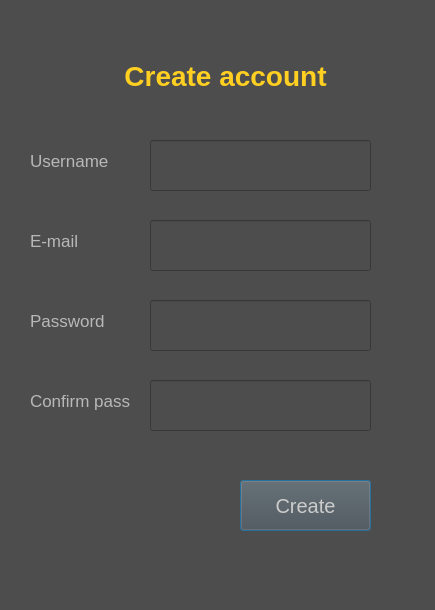
<?xml version="1.0" encoding="UTF-8"?>
<ui version="4.0">
 <class>Dialog</class>
 <widget class="QDialog" name="Dialog">
  <property name="geometry">
   <rect>
    <x>0</x>
    <y>0</y>
    <width>435</width>
    <height>610</height>
   </rect>
  </property>
  <property name="windowTitle">
   <string>Dialog</string>
  </property>
  <property name="styleSheet">
   <string notr="true">background-color: rgb(77, 77, 77);</string>
  </property>
  <widget class="QLabel" name="label">
   <property name="geometry">
    <rect>
     <x>10</x>
     <y>40</y>
     <width>431</width>
     <height>71</height>
    </rect>
   </property>
   <property name="font">
    <font>
     <pointsize>21</pointsize>
     <weight>75</weight>
     <bold>true</bold>
    </font>
   </property>
   <property name="styleSheet">
    <string notr="true">color:rgb(255, 207, 33)</string>
   </property>
   <property name="text">
    <string>Create account</string>
   </property>
   <property name="alignment">
    <set>Qt::AlignCenter</set>
   </property>
  </widget>
  <widget class="QLabel" name="label_2">
   <property name="geometry">
    <rect>
     <x>30</x>
     <y>140</y>
     <width>101</width>
     <height>41</height>
    </rect>
   </property>
   <property name="font">
    <font>
     <pointsize>13</pointsize>
    </font>
   </property>
   <property name="styleSheet">
    <string notr="true">color: rgb(184, 184, 184)</string>
   </property>
   <property name="text">
    <string>Username</string>
   </property>
  </widget>
  <widget class="QLineEdit" name="username">
   <property name="geometry">
    <rect>
     <x>150</x>
     <y>140</y>
     <width>221</width>
     <height>51</height>
    </rect>
   </property>
   <property name="styleSheet">
    <string notr="true">color:rgb(255, 207, 33)</string>
   </property>
  </widget>
  <widget class="QLineEdit" name="email">
   <property name="geometry">
    <rect>
     <x>150</x>
     <y>220</y>
     <width>221</width>
     <height>51</height>
    </rect>
   </property>
   <property name="styleSheet">
    <string notr="true">color:rgb(255, 207, 33)</string>
   </property>
   <property name="text">
    <string/>
   </property>
  </widget>
  <widget class="QLabel" name="label_3">
   <property name="geometry">
    <rect>
     <x>30</x>
     <y>220</y>
     <width>101</width>
     <height>41</height>
    </rect>
   </property>
   <property name="font">
    <font>
     <pointsize>13</pointsize>
    </font>
   </property>
   <property name="styleSheet">
    <string notr="true">color: rgb(184, 184, 184)</string>
   </property>
   <property name="text">
    <string>E-mail</string>
   </property>
  </widget>
  <widget class="QLineEdit" name="password">
   <property name="geometry">
    <rect>
     <x>150</x>
     <y>300</y>
     <width>221</width>
     <height>51</height>
    </rect>
   </property>
   <property name="styleSheet">
    <string notr="true">color:rgb(255, 207, 33)</string>
   </property>
   <property name="text">
    <string/>
   </property>
   <property name="echoMode">
    <enum>QLineEdit::Password</enum>
   </property>
  </widget>
  <widget class="QLabel" name="label_4">
   <property name="geometry">
    <rect>
     <x>30</x>
     <y>300</y>
     <width>101</width>
     <height>41</height>
    </rect>
   </property>
   <property name="font">
    <font>
     <pointsize>13</pointsize>
    </font>
   </property>
   <property name="styleSheet">
    <string notr="true">color: rgb(184, 184, 184)</string>
   </property>
   <property name="text">
    <string>Password</string>
   </property>
  </widget>
  <widget class="QLineEdit" name="confirmpass">
   <property name="geometry">
    <rect>
     <x>150</x>
     <y>380</y>
     <width>221</width>
     <height>51</height>
    </rect>
   </property>
   <property name="styleSheet">
    <string notr="true">color:rgb(255, 207, 33)</string>
   </property>
   <property name="text">
    <string/>
   </property>
   <property name="echoMode">
    <enum>QLineEdit::Password</enum>
   </property>
  </widget>
  <widget class="QLabel" name="label_5">
   <property name="geometry">
    <rect>
     <x>30</x>
     <y>380</y>
     <width>101</width>
     <height>41</height>
    </rect>
   </property>
   <property name="font">
    <font>
     <pointsize>13</pointsize>
    </font>
   </property>
   <property name="styleSheet">
    <string notr="true">color: rgb(184, 184, 184)</string>
   </property>
   <property name="text">
    <string>Confirm pass</string>
   </property>
  </widget>
  <widget class="QPushButton" name="createbutton">
   <property name="geometry">
    <rect>
     <x>240</x>
     <y>480</y>
     <width>131</width>
     <height>51</height>
    </rect>
   </property>
   <property name="font">
    <font>
     <pointsize>15</pointsize>
    </font>
   </property>
   <property name="styleSheet">
    <string notr="true">color: rgb(204, 204, 204);</string>
   </property>
   <property name="text">
    <string>Create</string>
   </property>
  </widget>
 </widget>
 <resources/>
 <connections/>
</ui>
